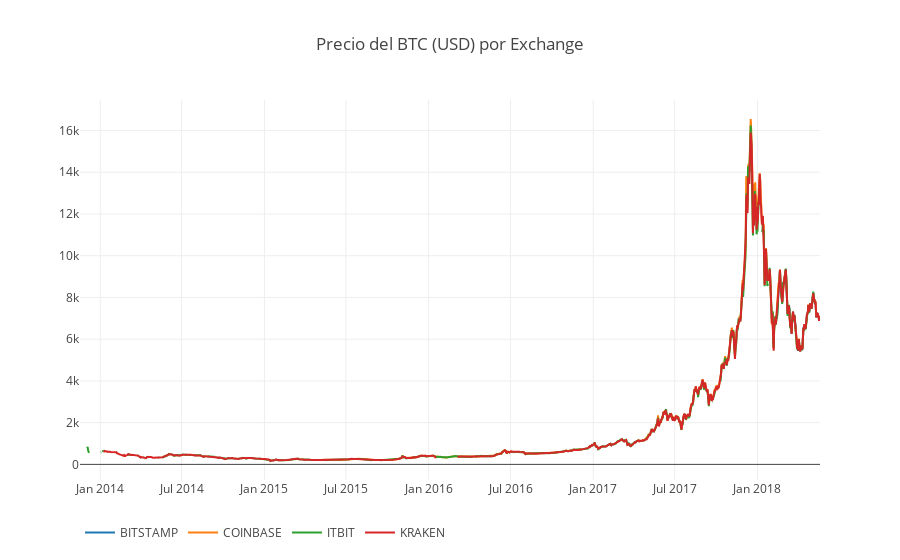

The notebook cell saved with this chart:
### Code cell
# Gráfica del dataframe modificado
df_scatter(btc_usd_datasets,'Precio del BTC (USD) por Exchange')

### Figure 1 — Plotly figure (JSON) as saved in the notebook; plotly's stock layout.template omitted (floating-point values rounded to 4 significant figures; data arrays with more than 128 entries replaced by an {"elided": "..."} marker saying what was removed)
{"data": [{"name": "BITSTAMP", "type": "scatter", "visible": "visible", "x": {"elided": "1646 str values"}, "y": {"elided": "1646 float values"}}, {"name": "COINBASE", "type": "scatter", "visible": "visible", "x": {"elided": "1646 str values"}, "y": {"elided": "1646 float values"}}, {"name": "ITBIT", "type": "scatter", "visible": "visible", "x": {"elided": "1646 str values"}, "y": {"elided": "1646 float values"}}, {"name": "KRAKEN", "type": "scatter", "visible": "visible", "x": {"elided": "1646 str values"}, "y": {"elided": "1646 float values"}}], "layout": {"legend": {"orientation": "h"}, "title": "Precio del BTC (USD) por Exchange", "xaxis": {"type": "date"}, "yaxis": {"showticklabels": true, "title": "", "type": "linear"}}}
